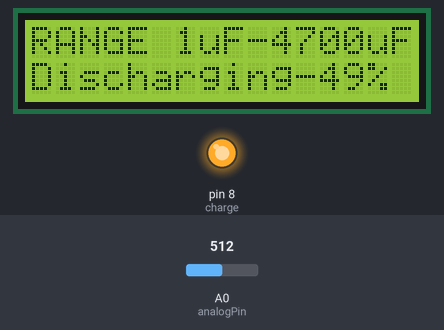
The sketch below on a simulated Arduino Uno, built with avr-gcc and run on an emulated ATmega328P. Shown: 16×2 character LCD, output pins drawn as LEDs (lit = HIGH). The test bench sets the inputs (shaded band); at power-on: A0 (analogPin) = 512.

Above: at 2.6 s.
2.7 s: A0 (analogPin) set to 4
At 3.7 s:
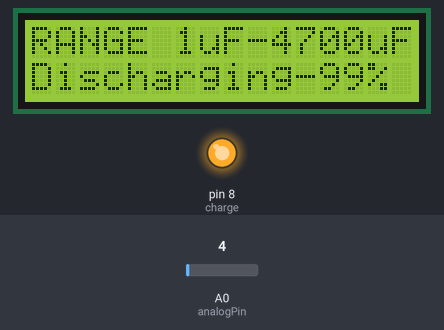
4.3 s: A0 (analogPin) set to 1
At 6.4 s:
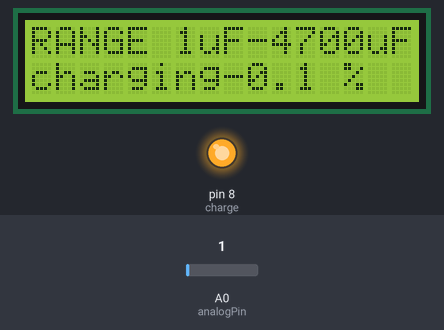
6.9 s: A0 (analogPin) set to 629
At 7.6 s:
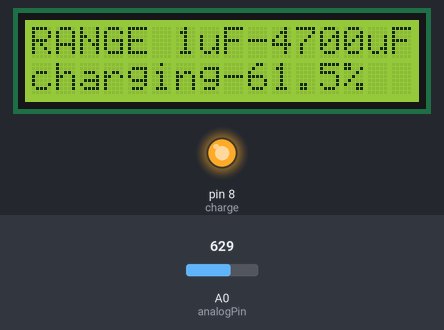
8.4 s: A0 (analogPin) set to 661
At 8.9 s:
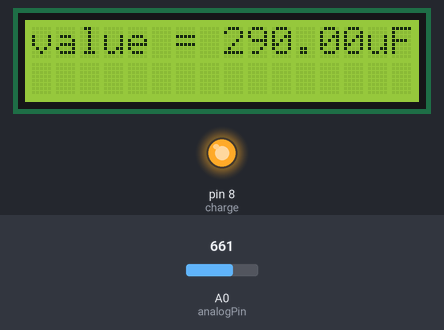
Timing chart, 0 to 11.4 s (numbered marks = the images above; inputs shaded):
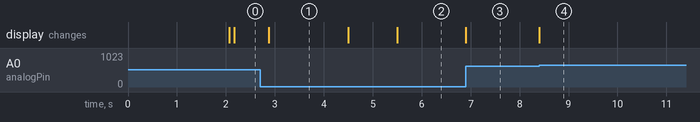

The sketch:

capacitance_meter.ino
```cpp
/*
The following focuses on value of capacitance between 1uf - 4700uF
*/

#include <LiquidCrystal.h>
LiquidCrystal lcd(12, 11, 5, 4, 3, 2);
int charge = 8;			//Connected with 10k ohm
int discharge = 9;		//Connected with 220 ohm
int analogPin = A0;

//Extended size variables
unsigned long start_timer=0;
unsigned long stop_timer=0;
unsigned long duration=0;

float voltage=5;
float answer=0.0;
int measure (void);	//refer line 104

void setup()
{
  Serial.begin(9600);
  lcd.begin(16, 2);
  lcd.print("RANGE 1uF-4700uF");
  lcd.setCursor(0,1);				//(column,row)
  lcd.print("place capacitor ");
  pinMode(discharge,INPUT);			//Connected with 220 ohm
  pinMode(charge,OUTPUT);			//Connected with 10k ohm
  digitalWrite(charge,HIGH);
}

void loop()
{

  while(measure()>=1010 && measure()<=1030){	//measure is the analog reading from a0
    lcd.setCursor(0,1);
    lcd.print("Place capacitor ");
    delay(200);
    lcd.setCursor(0,1);
    lcd.print("                ");  //Instead of clearing the second row we can do this
    delay(200);
  }

   delay(2000);
   lcd.setCursor(0,1);
   lcd.print("                ");

  while(1){ 			//While(True)
    /**********DISCHARGING*************/
    pinMode(charge,INPUT);
    pinMode(discharge,OUTPUT);
    digitalWrite(discharge,LOW);
    lcd.setCursor(0,1);
    lcd.print("Discharging-");

  while(voltage>2.0){
    voltage=measure();
    delay(100);
    lcd.setCursor(12,1);
    answer= voltage * (99.0 / 1023.0);
    lcd.print((99-answer),0);	//representing the it gets discharged completely
    lcd.setCursor(14,1);
    lcd.print("%");
  }

    lcd.setCursor(0,1);
    lcd.print("                ");
    delay(1000);
    lcd.setCursor(0,1);
    lcd.print("charging-");		//representing that it's getting charged
    lcd.setCursor(13,1);
    lcd.print("%");

    /***************CHARGING*****************/
    pinMode(discharge,INPUT);
    pinMode(charge,OUTPUT);
    digitalWrite(charge,HIGH);
    start_timer=micros();

    while(measure()<648)		//measure is the analog reading
    {
      lcd.setCursor(9,1);
      lcd.print(measure()*(100.0/1023.0),1);
    }

    stop_timer=micros();
    duration= stop_timer - start_timer;
    answer=duration/10000;
    lcd.clear();

    lcd.setCursor(0,0);
    lcd.print("value = ");
    lcd.print(answer);
    lcd.print("uF");
    delay(3000);

  while(1){
    lcd.setCursor(0,1);
    lcd.print("reset to measure");		//you can click on the reset button of arduino
    delay(200);
    lcd.setCursor(0,1);
    lcd.print("                ");
    delay(200);
    }

  }
}

int measure (void)
{
  int value;
  value=analogRead(analogPin);
  //Serial.println(value);
  return value;
}
```

Measured:
- the behaviour switches between 3 and 2 on A0 (analogPin) (found by bisection; images 1 and 2)
- the behaviour switches between 647 and 648 on A0 (analogPin) (found by bisection; images 3 and 4)
- after the input at 2.7 s, the display: changes after 0.18 s (image 1)
- after the input at 4.3 s, the display: first changes after 0.20 s (image 2 shows a later state)
- after the input at 6.9 s, the display: changes at once (image 3)
- after the input at 8.4 s, the display: changes at once (image 4)
